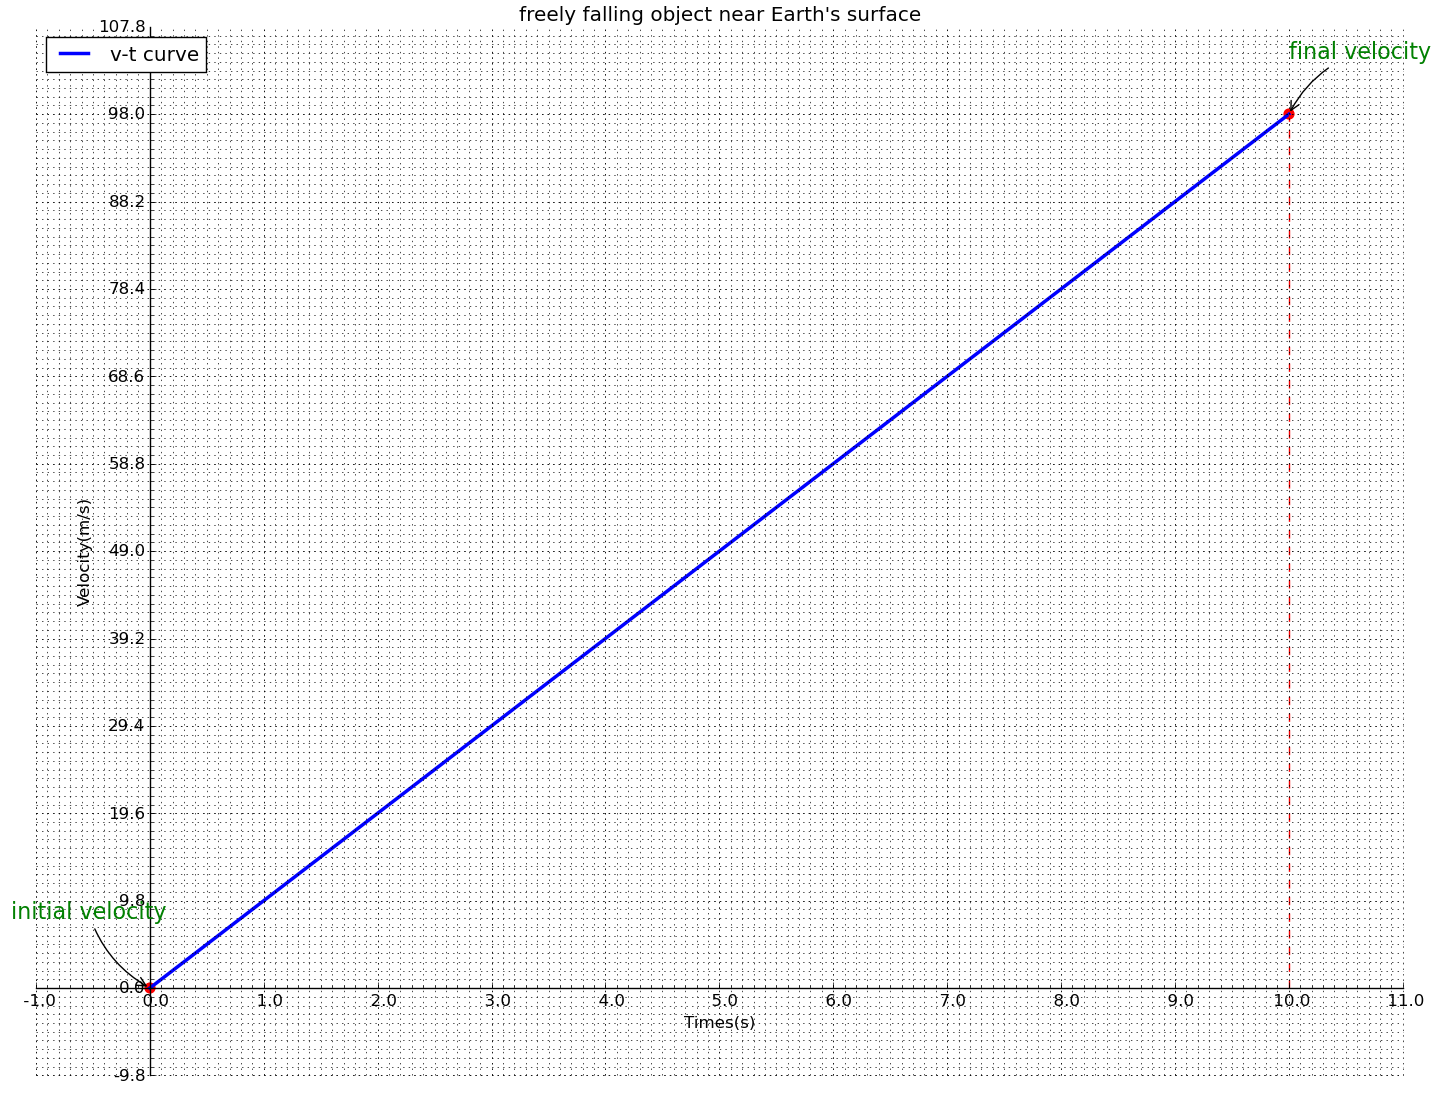

Python code for this plot:
from pylab import *
import pickle
v=[]
t=[0]
v.append(float(raw_input('Enter the initial velocity:')))
time_step=float(raw_input('Enter the time step:'))
T=float(raw_input('Enter the total time:'))
n=int(T/time_step)
for i in range(1,n+1):
    tmp=v[i-1]+9.8*time_step
    v.append(tmp)
    t.append(i*time_step)
    print t[-1],v[-1]

ax = axes([0.025,0.025,0.95,0.95])

ax.yaxis.set_major_locator(MultipleLocator(v[-1]*0.1))
ax.yaxis.set_minor_locator(MultipleLocator(v[-1]*0.01))
ax.xaxis.set_major_locator(MultipleLocator(t[-1]*0.1))
ax.xaxis.set_minor_locator(MultipleLocator(t[-1]*0.01))
ax.grid(which='major', axis='x', linewidth=0.75, linestyle='-', color='0.75')
ax.grid(which='minor', axis='x', linewidth=0.25, linestyle='-', color='0.75')
ax.grid(which='major', axis='y', linewidth=0.75, linestyle='-', color='0.75')
ax.grid(which='minor', axis='y', linewidth=0.25, linestyle='-', color='0.75')
ax.set_xticklabels([])
ax.set_yticklabels([])

ax=gca()
ax.spines['right'].set_color('none')
ax.spines['top'].set_color('none')
ax.xaxis.set_ticks_position('bottom')
ax.spines['bottom'].set_position(('data',0))
ax.yaxis.set_ticks_position('left')
ax.spines['left'].set_position(('data',0))

plot(t,v,'-',color='blue',linewidth=2.5,label='v-t curve')
legend(loc='upper left')
title("freely falling object near Earth's surface")

scatter([0,],[v[0],],50,color='red')
scatter([t[-1],],[v[-1],],50,color='red')

plot([t[0],t[0]],[0,v[0]],linestyle='--',color='red')
plot([t[-1],t[-1]],[0,v[-1]],linestyle='--',color='red')

xlabel('Times(s)')
ylabel('Velocity(m/s)')

annotate('initial velocity',xy=(0,v[0]),xycoords='data',xytext=(-100,+50),textcoords='offset points',fontsize=16,arrowprops=dict(arrowstyle="->",connectionstyle="arc3,rad=.2"),color='green')
annotate('final velocity',xy=(t[-1],v[-1]),xycoords='data',xytext=(0,+40),textcoords='offset points',fontsize=16,arrowprops=dict(arrowstyle="->",connectionstyle="arc3,rad=.2"),color='green')

xmajorLocator=MultipleLocator(t[-1]*0.1)
xmajorFormatter=FormatStrFormatter('%5.1f')
xminorLocator=MultipleLocator(t[-1]*0.01)

ymajorLocator=MultipleLocator(v[-1]*0.1)
ymajorFormatter=FormatStrFormatter('%1.1f')
yminorLocator=MultipleLocator(v[-1]*0.01)

ax.xaxis.set_major_locator(xmajorLocator)
ax.xaxis.set_major_formatter(xmajorFormatter)

ax.yaxis.set_major_locator(ymajorLocator)
ax.yaxis.set_major_formatter(ymajorFormatter)

ax.xaxis.set_minor_locator(xminorLocator)
ax.yaxis.set_minor_locator(yminorLocator)

ax.xaxis.grid(True, which='major')
ax.yaxis.grid(True, which='minor')

show()
